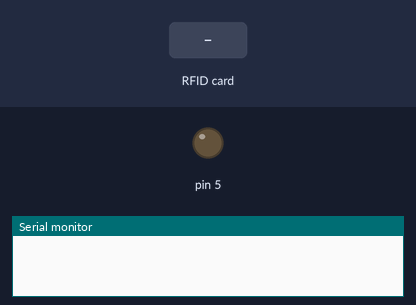
Bench run of a sketch on a simulated Arduino Uno, built with avr-gcc and run on an emulated ATmega328P. Parts: output pins drawn as LEDs (lit = HIGH), the last lines printed to the serial monitor. The inputs (shaded band) are chosen by the test bench. Pins used as bus, display or sensor lines are not drawn.

Above: at 1.2 s.
1.3 s: RFID card 5E 7A 19 C4 held to the reader
At 1.7 s:
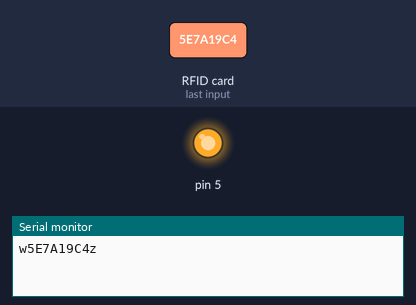
Timing chart, 0 to 4.3 s (numbered marks = the images above; inputs shaded):
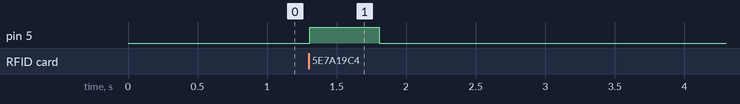

The sketch:

sketch.ino
```cpp
/*
 * Typical pin layout used:
 * ------------------------------------------------------------
 *             MFRC522      Arduino       Arduino   Arduino
 *             Reader/PCD   Uno           Mega      Nano v3
 * Signal      Pin          Pin           Pin       Pin
 * ------------------------------------------------------------
 * RST/Reset   RST          9             5         D9
 * SPI SS      SDA(SS)      10            53        D10
 * SPI MOSI    MOSI         11 / ICSP-4   51        D11
 * SPI MISO    MISO         12 / ICSP-1   50        D12
 * SPI SCK     SCK          13 / ICSP-3   52        D13
 */

#include <SPI.h>
#include <MFRC522.h> //be sure of including this library available at: https://github.com/miguelbalboa/rfid


#define RST_PIN         9           // Configurable, see typical pin layout above
#define SS_PIN          10          // Configurable, see typical pin layout above

MFRC522 mfrc522(SS_PIN, RST_PIN);   // Create MFRC522 instance.

/**
 * Initialize.
 */
void setup() {
    Serial.begin(9600); // Initialize serial communications with the PC, using standard baudrate
    SPI.begin();     // Init SPI bus

    mfrc522.PCD_Init(); // Init MFRC522 card reader

    //initialize digital pin 5 as an output.
    pinMode(5, OUTPUT);
}

/**
 * Main loop.
 */
byte is;
void loop() {

    // Look for new cards
    if (!mfrc522.PICC_IsNewCardPresent())
      return;

    // Select one of the cards
    if ( ! mfrc522.PICC_ReadCardSerial())
      return;//stop the loop

    dump_byte_array(mfrc522.uid.uidByte, mfrc522.uid.size);

    mfrc522.PICC_HaltA(); //prevent form re-reading the just read card;

  //Led on on pin 5.
  digitalWrite(5, HIGH);   // turn the LED on (HIGH is the voltage level)
  delay(500);              // wait for half a second
  digitalWrite(5, LOW);    // turn the LED off by making the voltage LOW
}

/**
 * Helper routine to dump a byte array as hex values to Serial.
 */
void dump_byte_array(byte *buffer, byte bufferSize) {
  //Baud Rate doesn't allow data to be sent in a single packet, so we use w to identify beginning of packet and z to identify the end
  Serial.print("w");
    for (byte i = 0; i < bufferSize; i++) {
        Serial.print(buffer[i] < 0x10 ? "0" : "");
        Serial.print(buffer[i], HEX);
    }
   Serial.print("z");
   Serial.println();
}
```

Measured:
- after the input at 1.3 s, pin 5: LOW → HIGH at once, → LOW 0.50 s later
